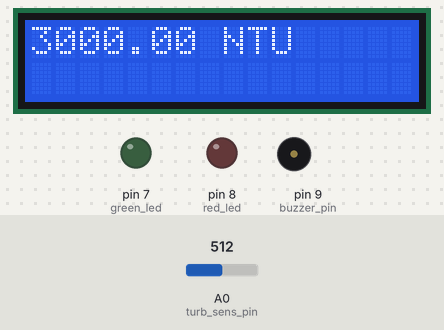
The sketch below on a simulated Arduino Uno, built with avr-gcc and run on an emulated ATmega328P. On the bench: 16×2 character LCD, output pins drawn as LEDs (lit = HIGH), buzzer (waves = sounding). Inputs (shaded band) come from the test bench; at power-on: A0 (turb_sens_pin) = 512. The modem accepts every AT command (registered, SIM ready, sends succeed) and sends nothing else; what the sketch prints to the serial monitor is not drawn.

Above: at 23.2 s.
23.3 s: A0 (turb_sens_pin) set to 520
At 27.8 s:
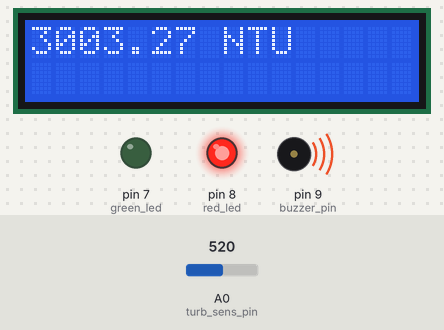
41.8 s: A0 (turb_sens_pin) set to 716
At 47.7 s:
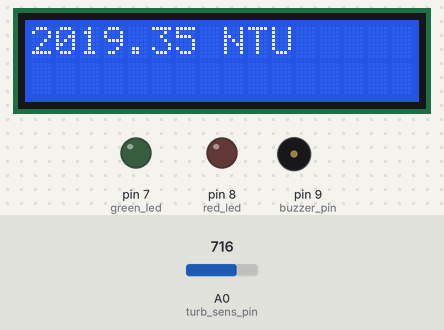
48.0 s: A0 (turb_sens_pin) set to 810
At 53.4 s:
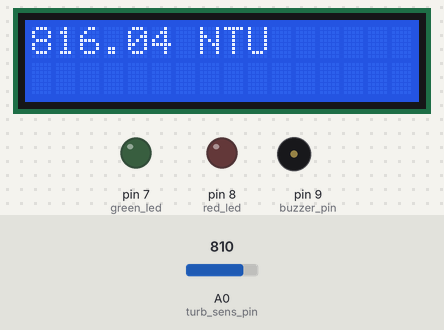
Timing chart, 0 to 60.2 s (numbered marks = the images above; inputs shaded):
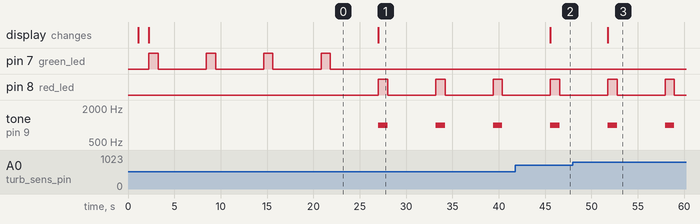

Measured:
- the behaviour switches between 512 and 513 on A0 (turb_sens_pin) (found by bisection; images 0 and 1)
- after the input at 23.3 s, pin 7 (green_led): stops changing and stays LOW; pin 8 (red_led): alternates HIGH for 1.0 s and LOW for 5.2 s, starting after 3.7 s; tone on pin 9 (buzzer_pin): alternates 1000 Hz for 1.0 s and silent for 5.2 s, starting after 3.7 s; the display: changes after 3.7 s (image 1)
- after the input at 41.8 s, the display: changes after 3.8 s (image 2)
- after the input at 48.0 s, the display: changes after 3.8 s (image 3)
- by itself, pin 7 (green_led): alternates HIGH for 1.0 s and LOW for 5.2 s

The sketch:

arduino_esp01_turbidity.ino
```cpp
#include <SoftwareSerial.h>
#include <limits.h>

#include <Wire.h>
#include <LiquidCrystal_I2C.h>

String ssid = "network";                 // We write the name of our network here.
String password = "network password";           // We write the password of our network here.

String api_key ="9D9YPGYTPOO0QKMR";

int rxPin = 10;                                               //ESP8266 RX pin
int txPin = 11;                                               //ESP8266 TX pin
int turb_sens_pin = A0;

int buzzer_pin = 9; //buzzer_pin to arduino pin 9
int red_led = 8;
int green_led = 7;

String ip = "184.106.153.149";                                //Thingspeak ip adress
float volt, ntu;

LiquidCrystal_I2C lcd(0x27, 16, 2);

SoftwareSerial esp(rxPin, txPin);                             // We make serial communication pin settings.

float round_to_dp( float in_value, int decimal_place )
{
  float multiplier = powf( 10.0f, decimal_place );
  in_value = roundf( in_value * multiplier ) / multiplier;
  return in_value;
}

void buzzerHandler(int no_of_buzz = 3, int interval = 1) {
  for (int i = 0; i <= no_of_buzz; i++) {
    tone(buzzer_pin, 1000); // Send 1KHz sound signal...
    delay(interval * 1000);      // ...for 1 sec
    noTone(buzzer_pin);     // Stop sound...
    delay(interval * 1000);      // ...for 1sec
  }

}

void blinker(int led_pin, int no_of_blink = 3,int interval = 1) {
  for (int i = 0; i <= no_of_blink; i++) {
    digitalWrite(led_pin, HIGH);
    delay(interval * 1000);
    digitalWrite(led_pin, LOW);
    delay(interval * 1000);
  }
}

void setup() {

  Serial.begin(9600);  // We are starting our communication with the serial port.
  Serial.println("Started");
  esp.begin(115200);                                          // We are starting serial communication with ESP8266.
  esp.println("AT");                                         // We do the module control with the AT command.
  Serial.println("AT  sent ");
  while (!esp.find("OK")) {                                   // We wait until the module is ready.
    esp.println("AT");
    Serial.println("ESP8266 Not Find.");
  }
  Serial.println("OK Command Received");
  esp.println("AT+CWMODE=1");                                 // We set the ESP8266 module as a client.
  while (!esp.find("OK")) {                                   // We wait until the setting is done.
    esp.println("AT+CWMODE=1");
    Serial.println("Setting is ....");
  }
  Serial.println("Set as client");
  Serial.println("Connecting to the Network ...");
  esp.println("AT+CWJAP=\"" + ssid + "\",\"" + password + "\""); // We are connecting to our network.
  while (!esp.find("OK"));                                    // We wait until it is connected to the network.
  Serial.println("connected to the network.");
  delay(1000);

  lcd.begin();
  lcd.backlight();

  pinMode(buzzer_pin, OUTPUT); // Set buzzer_pin - pin 9 as an output
  pinMode(red_led, OUTPUT); // Set red_ led - pin 8 as an output
  pinMode(green_led, OUTPUT); // Set green_led - pin 7 as an output
}
void loop() {
  esp.println("AT+CIPSTART=\"TCP\",\"" + ip + "\",80");       // We connect to Thingspeak.
  if (esp.find("Error")) {                                    // We check the connection error.
    Serial.println("AT+CIPSTART Error");
  }
  volt = 0;
  for (int i = 0; i < 800; i++) {
    volt += ((float)analogRead(turb_sens_pin ) / 1023) * 5;
  }
  volt = volt / 800;
  volt = round_to_dp(volt, 2);
  lcd.clear();
  lcd.setCursor(0,0);
  if (volt < 2.5) {
    ntu = 3000;

    lcd.print(ntu);
    lcd.print(" NTU");

    digitalWrite(green_led, HIGH);
    delay(1000);
    digitalWrite(green_led, LOW);

  } else {
    ntu = -1120.4 * sq(volt) + 5742.3 * volt - 4353.8;

    lcd.print(ntu);
    lcd.print(" NTU");

    tone(buzzer_pin, 1000);
    digitalWrite(red_led, HIGH);
    delay(1000);
    noTone(buzzer_pin);
    digitalWrite(red_led, LOW);
  }


  String veri = "GET https://api.thingspeak.com/update?api_key=";   // Thingspeak command.
  veri += api_key;
  veri += "&field1=";
  veri += String(ntu);                                         // The turbidity variable we will send
  veri += "\r\n\r\n";
  esp.print("AT+CIPSEND=");                                   // We give the length of data that we will send to ESP.
  esp.println(veri.length() + 2);
  delay(2000);
  if (esp.find(">")) {                                        // The commands in it are running when ESP8266 is ready..
    esp.print(veri);                                          // We send the data.
    Serial.println(veri);
    Serial.println("Data sent.");
    delay(1000);
  }
  Serial.println("Connection Closed.");
  esp.println("AT+CIPCLOSE");                                // we close the link
  delay(1000);                                               // We wait 1 second for sending new data.
}
```
